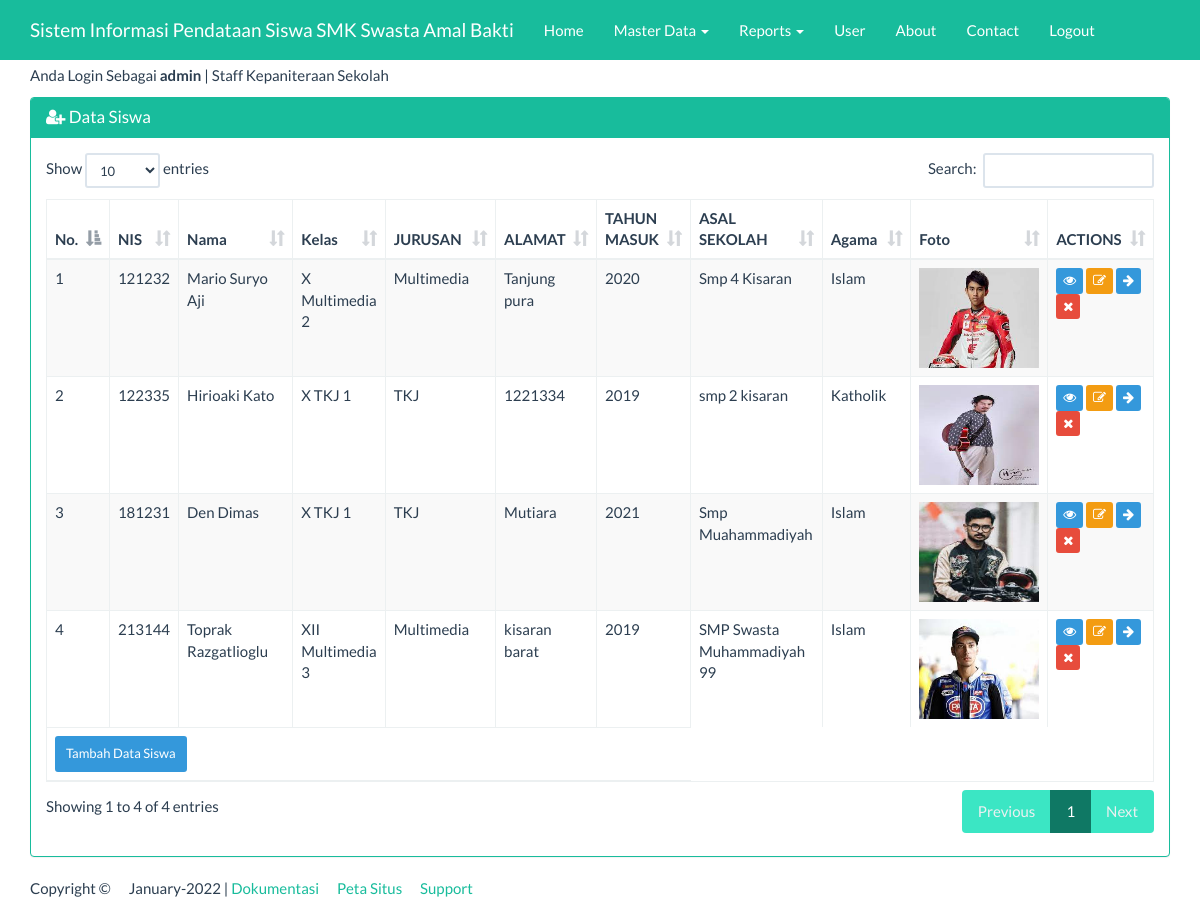
The app's page /index_admin.php?page=datasiswa&actions=tampil (signed in) with its own data.
### tables this page shows
CREATE TABLE IF NOT EXISTS `datasiswa` (
`nis` int(5) NOT NULL,
  `nama` varchar(25) NOT NULL,
  `kelas` varchar(255) NOT NULL,
  `alamat` varchar(20) NOT NULL,
  `gender` varchar(50) NOT NULL,
  `agama` varchar(25) NOT NULL,
  `no_telp` varchar(50) NOT NULL,
  `foto` varchar(255) NOT NULL,
  `thn_masuk` varchar(11) NOT NULL,
  `Jurusan` varchar(50) NOT NULL,
  `asal_sekolah` varchar(500) NOT NULL,
  `Status` varchar(15) NOT NULL
);

### views/datasiswa_tampil.php (the view, shortened to what this page needs)
<div class="container">
    <div class="row">
        <div class="col-xs-12">
            <div class="panel panel-success">
                <div class="panel-heading">
                    <h3 class="panel-title"><span class="fa fa-user-plus"></span> Data Siswa</h3>
                </div>
                <div class="panel-body">
                    <table id="dtskripsi" class="table table-bordered table-striped table-hover">
                        <thead>
                            <tr>
                                <th>No.</th>
                                <th>NIS</th>
                                <th width="70%">Nama</th>
                                <th>Kelas</th>
                                <th>JURUSAN</th>
                                <th>ALAMAT</th>
                                <th>TAHUN MASUK</th>
                                <th>ASAL SEKOLAH</th>
                                <th>Agama</th>
                                <th>Foto</th>
                                <th>ACTIONS</th>
                            </tr>
                        </thead>
                        <tbody>
                            <?php
                            $sql = "SELECT * FROM datasiswa";
                            $query = mysqli_query($koneksi, $sql) or die("SQL Anda Salah");
                            $nomor = 0;
                            while ($data = mysqli_fetch_array($query)) {
                                $nomor++;
                                ?>
                                <tr>
                                    <td><?= $nomor ?></td>
                                    <td><?= $data['nis'] ?></td>
                                     <td><?= $data['nama'] ?></td>
                                     <td><?= $data['kelas']?></td>
									<td><?= $data['Jurusan'] ?></td>
									<td><?= $data['alamat'] ?></td>
									<td><?= $data['thn_masuk'] ?></td>
                                    <td><?= $data['asal_sekolah'] ?></td>
                                    <td><?= $data['agama'] ?></td>
                                    <td><img src="foto/<?= $data['foto']?>" width="120" height="100"></td>
                                    <td>
                                        <a href="?page=datasiswa&actions=detail&nis=<?= $data['nis'] ?>" class="btn btn-info btn-xs">
                                            <span class="fa fa-eye"></span>
                                        </a>
                                        <a href="?page=datasiswa&actions=edit&nis=<?= $data['nis'] ?>" class="btn btn-warning btn-xs">
                                            <span class="fa fa-edit"></span>
                                        </a>
										<a href="?page=pendataan&actions=tambah&nis=<?= $data['nis'] ?>" class="btn btn-info btn-xs">
											<span class="fa fa-arrow-right"></span>
										</a>
                                        <a href="?page=datasiswa&actions=delete&nis=<?= $data['nis'] ?>" class="btn btn-danger btn-xs">
                                            <span class="fa fa-remove"></span>
                                        </a>
                                    </td>
                                </tr>
                            <?php } ?>
                        </tbody>
                        <tfoot>
                            <tr>
                                <td colspan="7">
                                    <a href="?page=datasiswa&actions=tambah" class="btn btn-info btn-sm">
                                        Tambah Data Siswa
                                    </a>
                                </td>
                            </tr>
                        </tfoot>
                    </table>
                </div>
            </div>
        </div>
    </div>
</div>

### index_admin.php (style rules this page uses)
body { margin-top:65px; }

### records on screen
datasiswa: nis "121232", nama "Mario Suryo Aji", kelas "X Multimedia 2", Jurusan "Multimedia", alamat "Tanjung pura", thn_masuk "2020", asal_sekolah "Smp 4 Kisaran", agama "Islam", foto (picture)
datasiswa: nis "122335", nama "Hirioaki Kato", kelas "X TKJ 1", Jurusan "TKJ", alamat "1221334", thn_masuk "2019", asal_sekolah "smp 2 kisaran", agama "Katholik", foto (picture)
datasiswa: nis "181231", nama "Den Dimas", kelas "X TKJ 1", Jurusan "TKJ", alamat "Mutiara", thn_masuk "2021", asal_sekolah "Smp Muahammadiyah", agama "Islam", foto (picture)
datasiswa: nis "213144", nama "Toprak Razgatlioglu", kelas "XII Multimedia 3", Jurusan "Multimedia", alamat "kisaran barat", thn_masuk "2019", asal_sekolah "SMP Swasta Muhammadiyah 99", agama "Islam", foto (picture)

### other values on screen
$_SESSION['username'] "admin"
$_SESSION['ket'] "Staff Kepaniteraan Sekolah"
